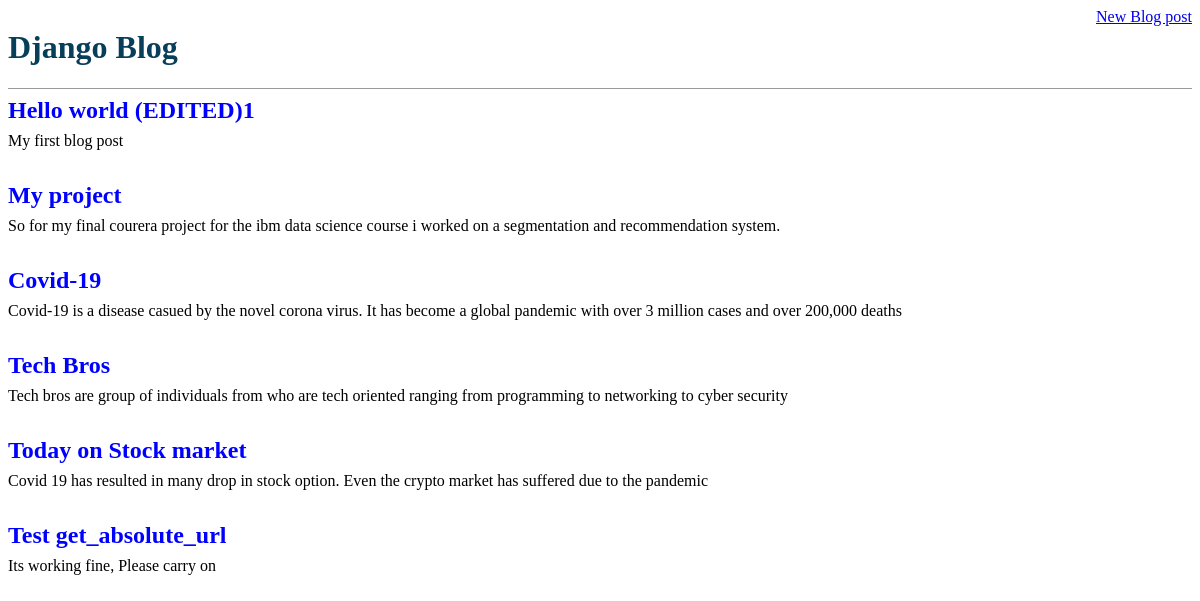
The page / on the database its author committed.
### blog/models.py (models this page shows, shortened)
class Post(models.Model):
    title = models.CharField(max_length=200)
    author = models.ForeignKey(
        'auth.User',
        on_delete=models.CASCADE,
    )
    body = models.TextField()

### blog/views.py (the view)
# urls.py: path('', BlogListView.as_view(), name='home'),
class BlogListView(ListView):
    model = Post
    template_name = 'home.html'

### blog/templates/home.html (shortened to what this page needs)
{% extends 'base.html' %}
        {% block content %}
        {% for post in object_list %}
        <div class="post-entry">
            <h2><a href="{% url 'post_detail' post.pk %}">{{ post.title }}</a></h2>
            <p> {{ post.body }}</p>
        </div>
        {% endfor %}
        {% endblock content %}

### blog/templates/base.html (shortened to what this page needs)
{% load static %}
<!DOCTYPE html>
<html>
    <head>
        <link rel="stylesheet" href="{% static 'css/base.css' %}">
        <link rel="stylesheet" media="screen" href="https://fontlibrary.org/face/cmu-serif" type="text/css"/>
    </head>
    <body>
                <header>
                    <div class="nav-left">
                        <h1><a href="{% url 'home' %}">Django Blog</a></h1>
                    </div>
                    <div class="nav-right">
                        <a href="{% url 'post_new' %}">New Blog post</a>
                    </div>
                </header>
        <div>
            {% block content %}
            {% endblock content %}
        </div>
    </body>
</html>

### blog/static/css/base.css (style rules this page uses)
body { font-family: 'CMUSerifRoman'; font-weight: normal; font-style: normal; }
header { text-align: center; border-bottom: 1px solid #999; display: flex; }
h1 a { color: #073e59; text-decoration: none; }
.nav-left { margin-right: auto; }
.post-entry { margin-bottom: 2rem; }
.post-entry h2 { margin:0.5rem 0; }
.post-entry h2 a, .post-entry h2 a:visited { color:blue; text-decoration: none; }
.post-entry p { margin: 0; font-weight: 400; }

### rows shown on the page
Post: title "Hello world (EDITED)1", body "My first blog post"
Post: title "My project", body "So for my final courera project for the ibm data science course i worked on a segmentation and recommendation system."
Post: title "Covid-19", body "Covid-19 is a disease casued by the novel corona virus. It has become a global pandemic with over 3 million cases and over 200,000 deaths"
Post: title "Tech Bros", body "Tech bros are group of individuals from who are tech oriented ranging from programming to networking to cyber security"
Post: title "Today on Stock market", body "Covid 19 has resulted in many drop in stock option. Even the crypto market has suffered due to the pandemic"
Post: title "Test get_absolute_url", body "Its working fine, Please carry on"
